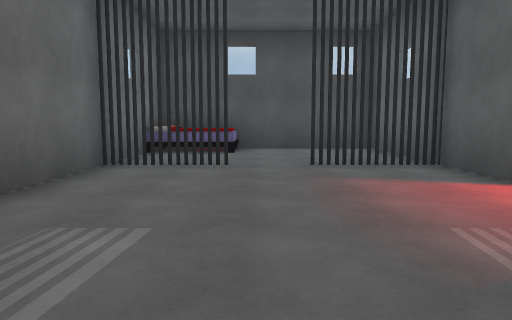
[1] (above)

12 first-person views from a walk through a Unity game level. The camera is 1.3 m above the floor, tilts 6° down and sees 70° across. Doors are open. The floor is counted in squares, 2 m on a side. Each view is taken from the middle of a square. On the plan, view 1 faces up. The plan holds only what a view shows up to about 11 squares ahead; the rest is blank. The place goes on beyond the plan. Surface patterns are stand-ins for the level's own textures.

[2]
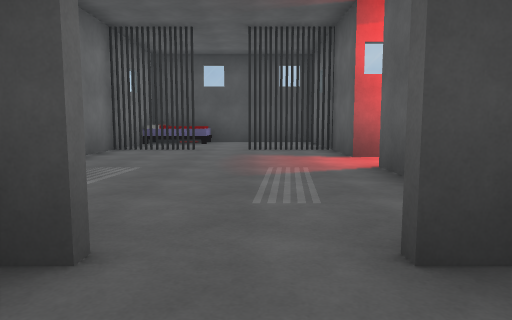

[3]
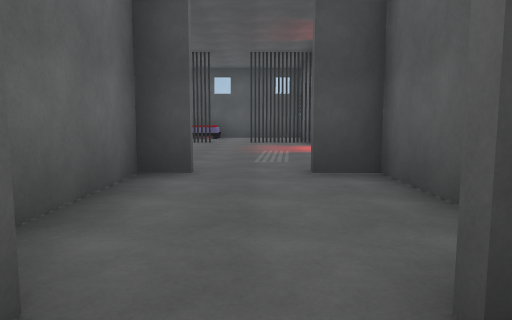

[4]
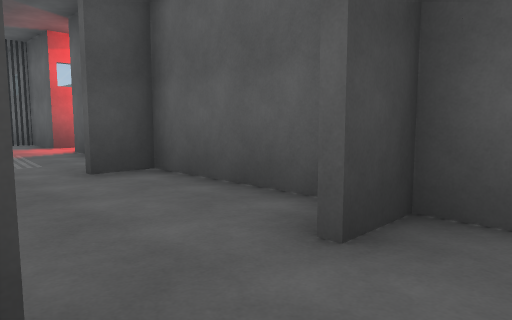

[5]
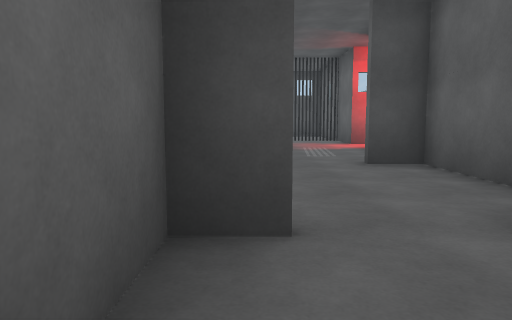

[6]
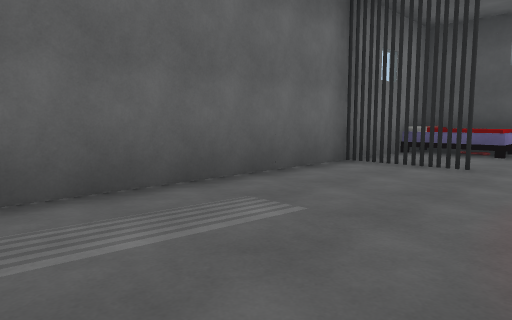

[7]
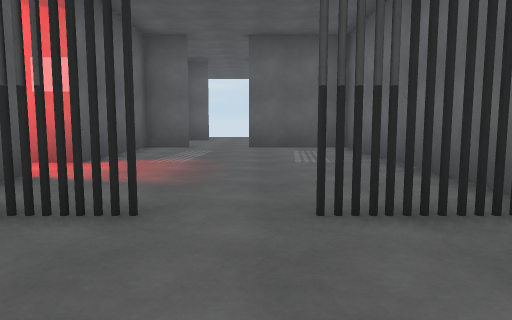

[8]
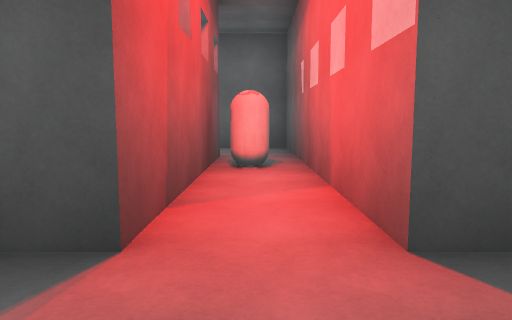

[9]
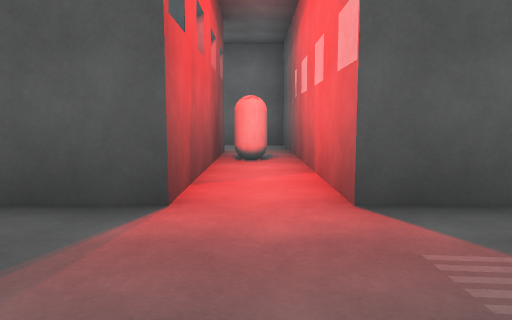

[10]
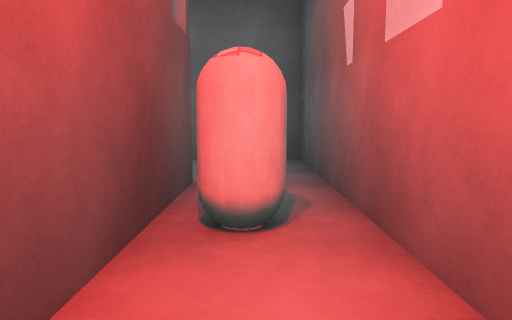

[11]
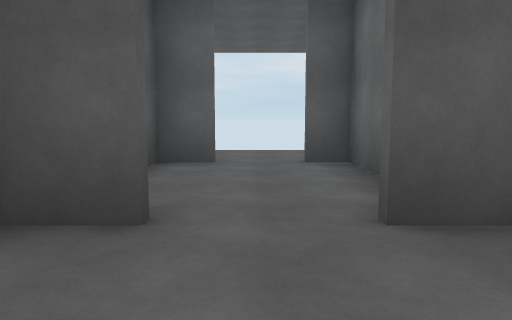

[12]
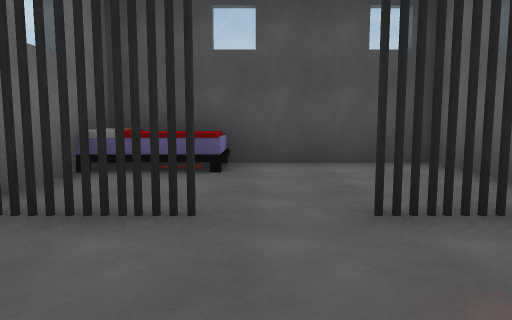

### Floor plan
Ten units are one square. View 1 is at (0, 0); x grows to the right and y downward. Boxes are objects, and circles mark ways between rooms. Rooms are numbered by the first view taken in them; rooms with no view inside come last. Other rooms are left out.
<svg viewBox="-29 -93 135 168">
<path fill="none" stroke="#000" d="M-6 -53 -9 -55M-4 -54 -24 -56M-3 -55 -23 -53M16 12 28 12 28 -22M15 -53 11 -55M-7 -56 -13 -53M-8 -56 -16 -54M13 -55 9 -53M16 -54 14 -56M-11 -56 -15 -53M-9 -57 -14 -53M16 -55 13 -56M-23 -51 -23 12 2 12M-15 -56 -23 -54M21 -53 12 -56M-17 -57 -23 -53M23 -54 20 -56 10 -53M27 -53 12 -55M28 -53 21 -57M27 -56 8 -54M2 14 -5 14 -5 49M16 48 26 48M-6 48 2 48M26 56 26 14 16 14M2 50 -6 50M26 50 16 50M-5 49 -5 64M8 -57 17 -55M9 -56 11 -55 17 -57M8 -55 18 -56M10 -56 17 -55M13 -56 16 -54M12 -55 13 -55M-13 -54 -4 -57M15 -54 16 -54M-17 -56 -13 -54 -10 -56M-17 -56 -7 -54M-17 -55 -7 -56 -5 -57M-18 -56 -6 -55M-23 -76 -23 -51M28 -37 28 -88 -23 -88M80 -37 28 -37M28 -22 101 -22 101 -41"/>
<rect x="-15" y="-85" width="10" height="10" fill="#bbb"><title>other object</title></rect>
<rect x="55" y="-35" width="10" height="10" fill="#bbb"><title>capsule</title></rect>
<circle cx="10" cy="10" r="3" fill="#2a7"/>
<circle cx="5" cy="-55" r="3" fill="#2a7"/>
<circle cx="30" cy="-30" r="3" fill="#2a7"/>
<circle cx="10" cy="50" r="3" fill="#2a7"/>
<text x="0" y="-20">1</text>
<text x="10" y="30">2</text>
<text x="10" y="70">3</text>
<text x="0" y="-70">4</text>
<text x="70" y="-30">5</text>
</svg>
Room 1 opens to room 2. Room 1 opens to room 4. Room 1 opens to room 5. Room 2 opens to room 3.

Where each view was taken, in squares from view 1:
view 1: 0 up, 0 right, facing up
view 2: 3 down, 1 right, facing up
view 3: 6 down, 1 right, facing up
view 4: 6 down, 0 right, facing up-right
view 5: 7 down, 0 right, facing up
view 6: 0 up, 1 right, facing up-left
view 7: 8 up, 0 right, facing down
view 8: 3 up, 1 right, facing right
view 9: 3 up, 0 right, facing right
view 10: 3 up, 4 right, facing right
view 11: 1 up, 1 right, facing down
view 12: 3 up, 0 right, facing up
